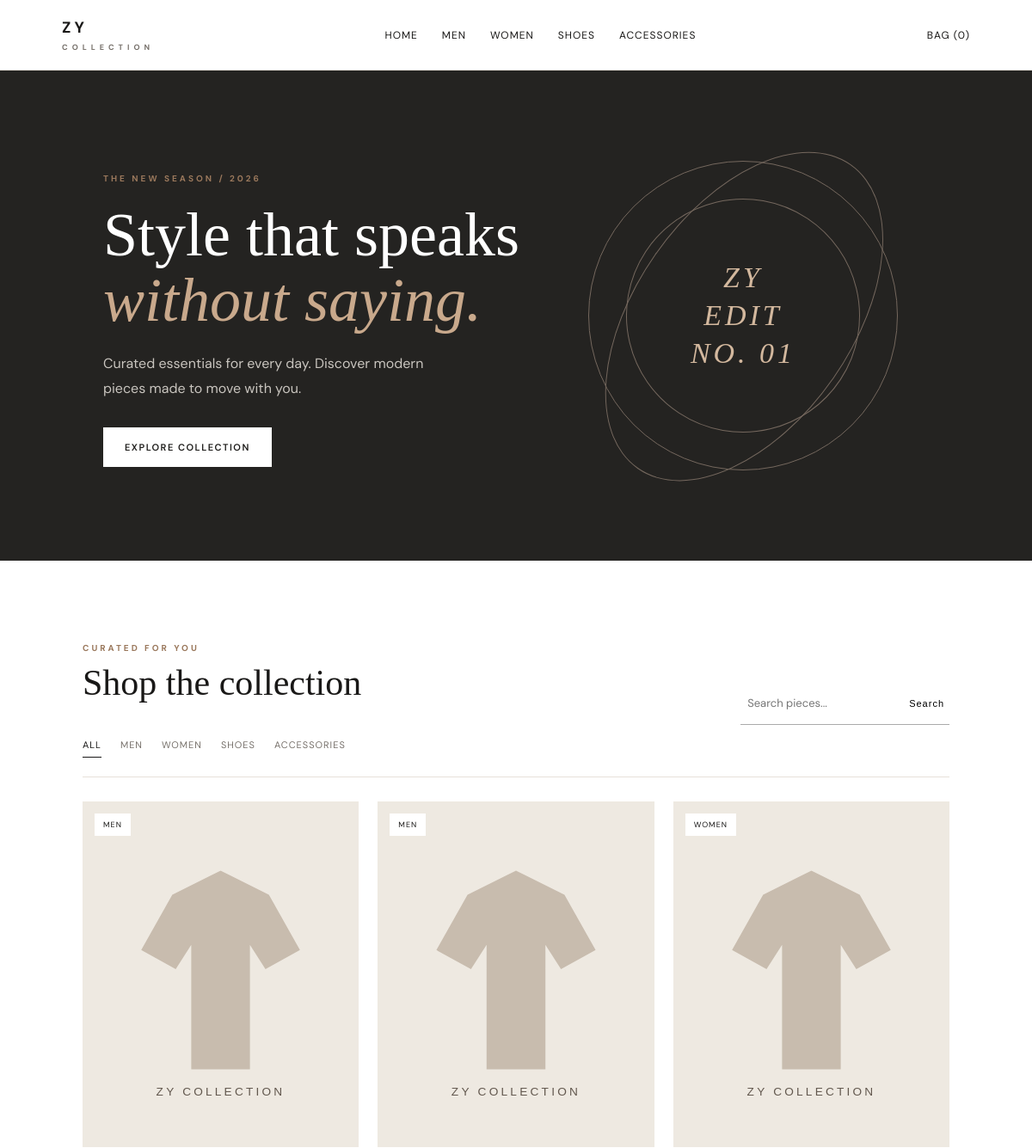
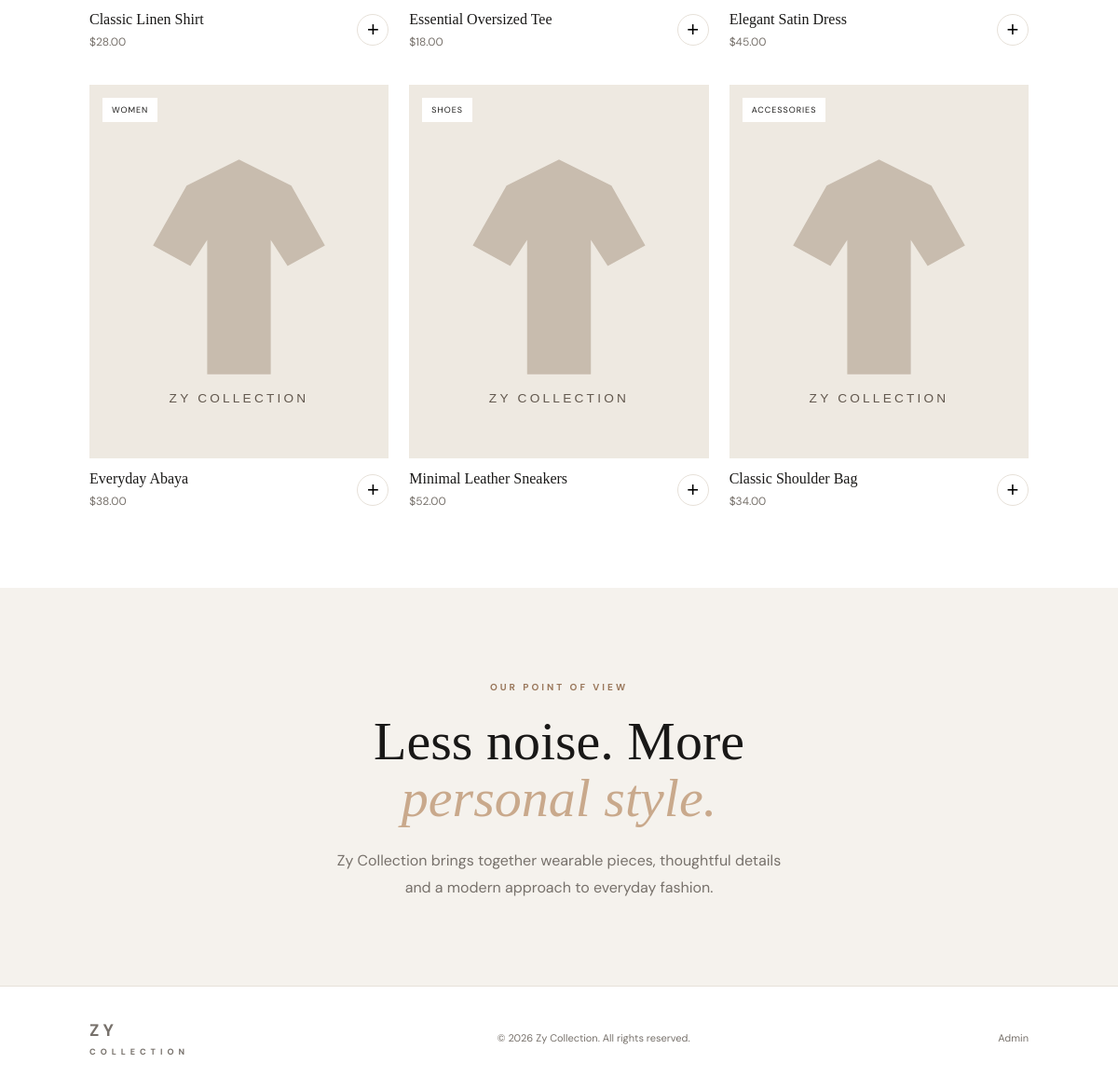
The page / on the database its author committed (2 pictures, top to bottom).
### tables this page shows
CREATE TABLE products (
  id INT AUTO_INCREMENT PRIMARY KEY,
  name VARCHAR(180) NOT NULL,
  category ENUM('Men','Women','Shoes','Accessories') NOT NULL DEFAULT 'Women',
  description TEXT,
  price DECIMAL(10,2) NOT NULL,
  stock INT NOT NULL DEFAULT 0,
  image VARCHAR(255) DEFAULT 'placeholder.svg',
  featured TINYINT(1) NOT NULL DEFAULT 0,
  created_at TIMESTAMP DEFAULT CURRENT_TIMESTAMP
);

### config.php (called while the page is built, shortened)
<?php
function e(string $value): string {
    return htmlspecialchars($value, ENT_QUOTES, 'UTF-8');
}
function money(float $amount): string {
    return '$' . number_format($amount, 2);
}
function cart_count(): int {
    return array_sum(array_map('intval', $_SESSION['cart']));
}

### index.php (the view, shortened to what this page needs)
<?php
require_once 'config.php';
$category = $_GET['category'] ?? '';
$search = trim($_GET['q'] ?? '');
$sql = "SELECT * FROM products WHERE stock > 0";
$params = [];
$sql .= " ORDER BY featured DESC, created_at DESC";
$stmt = $pdo->prepare($sql);
$stmt->execute($params);
$products = $stmt->fetchAll();
?>
<!doctype html><html lang="en"><head>
<link rel="stylesheet" href="assets/css/style.css">
</head><body>
<header class="site-header"><a class="brand" href="index.php">ZY<span>COLLECTION</span></a>
<nav><a href="index.php">Home</a><a href="index.php?category=Men">Men</a><a href="index.php?category=Women">Women</a><a href="index.php?category=Shoes">Shoes</a><a href="index.php?category=Accessories">Accessories</a></nav>
<a class="cart-link" href="cart.php">Bag (<?= cart_count() ?>)</a></header>
<main>
<section class="hero"><div class="hero-copy"><p class="eyebrow">THE NEW SEASON / 2026</p><h1>Style that speaks<br><em>without saying.</em></h1><p>Curated essentials for every day. Discover modern pieces made to move with you.</p><a class="button button-light" href="#shop">Explore collection</a></div><div class="hero-art"><div class="hero-orbit"></div><div class="hero-label">ZY<br>EDIT<br>NO. 01</div></div></section>
<section class="section" id="shop"><div class="section-heading"><div><p class="eyebrow">CURATED FOR YOU</p><h2>Shop the collection</h2></div>
<form class="search-form" method="get"><input name="q" placeholder="Search pieces..." value="<?= e($search) ?>"><button aria-label="Search">Search</button></form></div>
<div class="filters"><a class="<?= $category===''?'active':'' ?>" href="index.php">All</a><a class="<?= $category==='Men'?'active':'' ?>" href="?category=Men">Men</a><a class="<?= $category==='Women'?'active':'' ?>" href="?category=Women">Women</a><a class="<?= $category==='Shoes'?'active':'' ?>" href="?category=Shoes">Shoes</a><a class="<?= $category==='Accessories'?'active':'' ?>" href="?category=Accessories">Accessories</a></div>
<div class="product-grid">
<?php foreach ($products as $p): ?><article class="product-card">
<a class="product-image" href="product.php?id=<?= (int)$p['id'] ?>"><img src="uploads/<?= e($p['image']) ?>" alt="<?= e($p['name']) ?>" onerror="this.src='assets/placeholder.svg'"><span><?= e($p['category']) ?></span></a>
<div class="product-info"><div><h3><?= e($p['name']) ?></h3><p><?= money((float)$p['price']) ?></p></div><form method="post" action="cart.php"><button class="add-button" aria-label="Add to bag">+</button></form></div>
</article><?php endforeach; ?>
</div></section>
<section class="story"><p class="eyebrow">OUR POINT OF VIEW</p><h2>Less noise. More<br><em>personal style.</em></h2><p>Zy Collection brings together wearable pieces, thoughtful details and a modern approach to everyday fashion.</p></section>
</main><footer><a class="brand" href="index.php">ZY<span>COLLECTION</span></a><p>© <?= date('Y') ?> Zy Collection. All rights reserved.</p><a href="admin/login.php">Admin</a></footer>
<script src="assets/js/app.js"></script></body></html>

### assets/css/style.css (style rules this page uses)
:root { --ink:#191817;--muted:#77716b;--cream:#f5f2ed;--paper:#fff;--line:#e7e1d9;--accent:#9a785c }
* { box-sizing:border-box }
html { scroll-behavior:smooth }
body { margin:0;background:#fff;color:var(--ink);font-family:'DM Sans',Arial,sans-serif }
a { color:inherit;text-decoration:none }
.site-header { height:82px;padding:0 6%;display:flex;align-items:center;justify-content:space-between;border-bottom:1px solid var(--line);background:#fff;gap:24px }
.brand { font-weight:700;letter-spacing:4px;font-size:18px;white-space:nowrap }
.brand span { display:block;font-size:9px;letter-spacing:5px;color:var(--muted);margin-top:5px }
.site-header nav { display:flex;gap:28px;font-size:12px;letter-spacing:1px;text-transform:uppercase }
.cart-link { font-size:12px;text-transform:uppercase;letter-spacing:1px }
.hero { min-height:570px;background:#242321;color:white;display:grid;grid-template-columns:1.1fr .9fr;padding:80px 10%;overflow:hidden }
.hero-copy { align-self:center;max-width:540px }
.eyebrow { font-size:10px;letter-spacing:3px;color:var(--accent);font-weight:700 }
.hero h1,.story h2 { font:500 clamp(48px,6vw,82px)/1.05 'Playfair Display',serif;margin:22px 0 }
.hero h1 em,.story h2 em { color:#c9a98c;font-weight:500 }
.hero-copy>p:not(.eyebrow) { color:#c9c5bf;line-height:1.8;max-width:420px;margin-bottom:30px }
.button { display:inline-flex;align-items:center;justify-content:center;border:0;background:var(--ink);color:#fff;padding:16px 25px;font:600 11px 'DM Sans';letter-spacing:1.5px;text-transform:uppercase;cursor:pointer }
.button-light { background:#fff;color:#1c1b19 }
.hero-art { position:relative;min-height:380px;display:grid;place-items:center }
.hero-orbit { width:min(31vw,360px);aspect-ratio:1;border:1px solid #75685e;border-radius:50%;position:relative }
.hero-orbit:before { content:"";position:absolute;width:70%;height:120%;left:15%;top:-10%;border:1px solid #75685e;border-radius:50%;transform:rotate(35deg) }
.hero-orbit:after { content:"";position:absolute;inset:12%;border:1px solid #75685e;border-radius:50%;transform:rotate(-35deg) }
.hero-label { position:absolute;font:italic 34px 'Playfair Display';letter-spacing:4px;line-height:1.3;text-align:center;color:#d3b89e }
.section { padding:85px 8% }
.section-heading { display:flex;justify-content:space-between;align-items:end;gap:20px }
.section h2 { font:500 42px 'Playfair Display';margin:8px 0 25px }
.search-form { display:flex;border-bottom:1px solid #aaa;padding-bottom:8px }
.search-form input { border:0;outline:0;padding:8px;width:190px;font:13px 'DM Sans' }
.search-form button { border:0;background:none;font-size:11px;letter-spacing:1px;cursor:pointer }
.filters { display:flex;gap:22px;border-bottom:1px solid var(--line);padding:16px 0 22px;margin-bottom:28px }
.filters a { font-size:11px;color:var(--muted);text-transform:uppercase;letter-spacing:1px }
.filters a.active { color:var(--ink);border-bottom:1px solid var(--ink);padding-bottom:7px }
.product-grid { display:grid;grid-template-columns:repeat(3,1fr);gap:38px 22px }
.product-image { display:block;position:relative;background:var(--cream);overflow:hidden;aspect-ratio:4/5 }
.product-image img { width:100%;height:100%;object-fit:cover;transition:transform .5s }
.product-image span { position:absolute;left:14px;top:14px;background:#fff;padding:7px 10px;font-size:9px;text-transform:uppercase;letter-spacing:1px }
.product-info { display:flex;justify-content:space-between;align-items:center;padding-top:13px }
.product-info h3 { font:500 16px 'Playfair Display';margin:0 0 7px }
.product-info p { font-size:12px;color:var(--muted);margin:0 }
.add-button { width:34px;height:34px;border:1px solid var(--line);border-radius:50%;background:#fff;font-size:22px;cursor:pointer }
.story { background:var(--cream);padding:90px 10%;text-align:center }
.story h2 { font-size:58px }
.story>p:last-child { max-width:500px;margin:0 auto;color:var(--muted);line-height:1.8 }
footer { padding:35px 8%;display:flex;align-items:center;justify-content:space-between;border-top:1px solid var(--line);font-size:11px;color:var(--muted) }

### rows shown on the page
products: image (placeholder picture), category "MEN", name "Classic Linen Shirt", price "$28.00"
products: image (placeholder picture), category "MEN", name "Essential Oversized Tee", price "$18.00"
products: image (placeholder picture), category "WOMEN", name "Elegant Satin Dress", price "$45.00"
products: image (placeholder picture), category "WOMEN", name "Everyday Abaya", price "$38.00"
products: image (placeholder picture), category "SHOES", name "Minimal Leather Sneakers", price "$52.00"
products: image (placeholder picture), category "ACCESSORIES", name "Classic Shoulder Bag", price "$34.00"

### other values the page prints
cart_count() "0"
